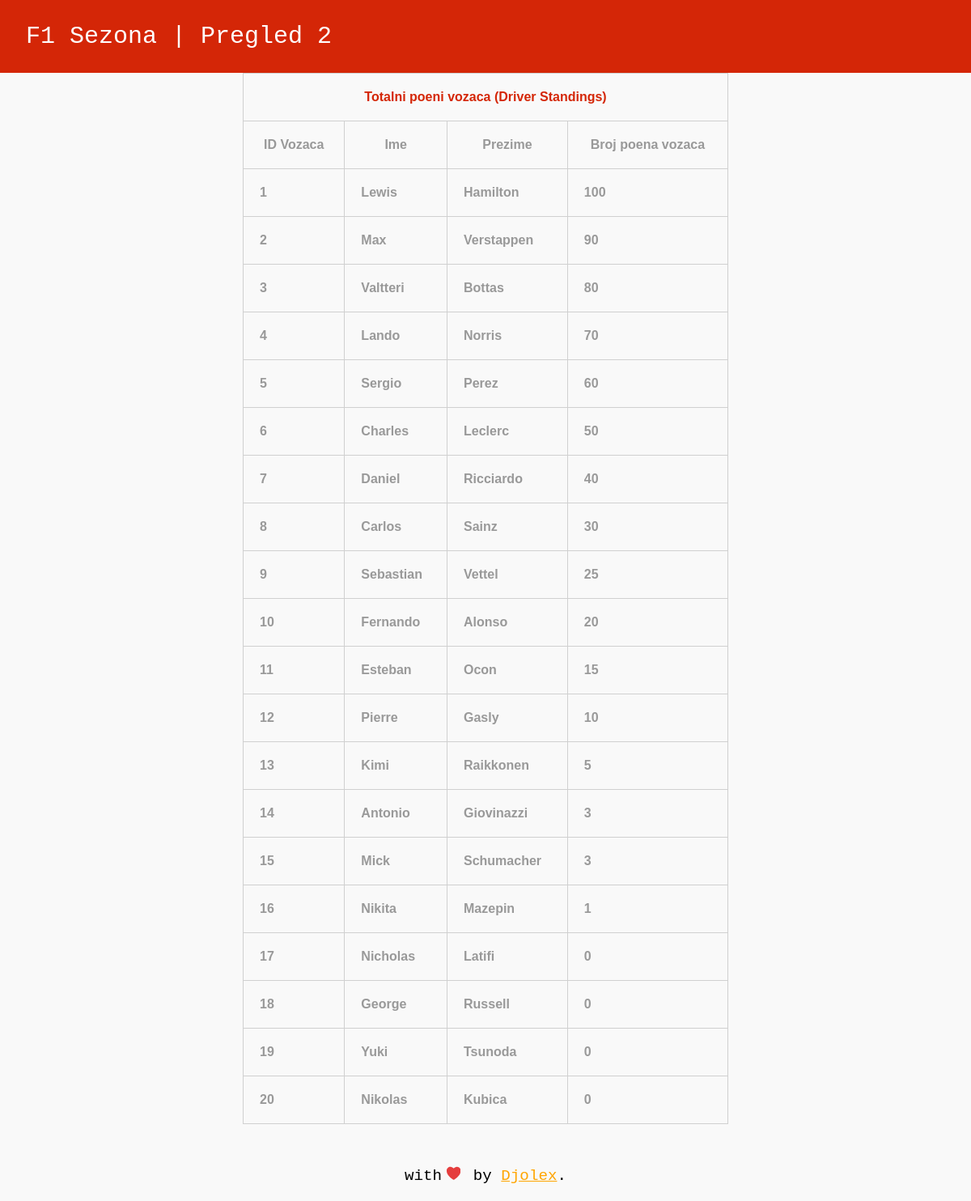
The app's page /upiti/pregled2.php with its own data.
### tables this page shows
CREATE TABLE `vozaci` (
  `id` int(11) NOT NULL,
  `Ime` varchar(45) NOT NULL,
  `Prezime` varchar(45) NOT NULL,
  `Trkacki_broj` int(11) NOT NULL,
  `Tim` varchar(45) NOT NULL,
  `Broj_sampionata` int(11) NOT NULL
);

### upiti/pregled2.php (the view, shortened to what this page needs)
<!DOCTYPE html>
<?php
include "../db_conn.php";
?>
<html>
<head>
    <link rel="stylesheet" href="../styleadmin.css">
</head>
<body>
    <div id="navbar">
        <div id="header">
            <a href="../index.php" style="text-decoration: none; color: white;">
                <label>F1 Sezona | Pregled 2</label>
            </a>
        </div>
    </div>
    <center>
        <table>
            <tr>
                <th colspan="4"><a>Totalni poeni vozaca (Driver Standings)</a></th>
            </tr>
            <th>ID Vozaca</th>
            <th>Ime</th>
            <th>Prezime</th>
            <th>Broj poena vozaca</th>
            <?php
            $sql_query = "SELECT * FROM TotalniPoeniVozaca";
            $result_set = mysqli_query($conn, $sql_query);
            while ($row = mysqli_fetch_row($result_set)) {
                ?>
                <tr>
                    <td><?php echo $row[0]; ?></td>
                    <td><?php echo $row[1]; ?></td>
                    <td><?php echo $row[2]; ?></td>
                    <td><?php echo $row[3]; ?></td>
                </tr>
                <?php
            }
            ?>
        </table>
    </center>
    <footer class="footer">
        <div class="footer-content">
            <p>with by <a href="https://www.instagram.com/djolex15/" class="Djolex" target="_blank">Djolex</a>.
            </p>
        </div>
    </footer>
</body>
</html>

### db_conn.php (shortened to what this page needs)
<!DOCTYPE html>

### styleadmin.css (style rules this page uses)
:root { --red-heart:#e53e3e; }
* { margin:0; padding:0; }
body { background:#f9f9f9; font-family:"Courier New", Courier, monospace; }
table { width:50%; font-family:Tahoma, Geneva, sans-serif; font-weight:bolder; color:#999; margin-bottom:0px; }
#navbar { background-color: #d42607; overflow: hidden; padding: 14px 16px; }
#navbar #header { float: left; padding: 14px 16px; color: white; }
#header { font-size: 30px; }
table a { text-decoration:none; color:#d42607; }
table,td,th { border-collapse:collapse; border:solid #d0d0d0 1px; padding:20px; }
.footer { margin-top: 30px; color: black; padding: 20px 0; text-align: center; }
.footer-content { max-width: 1200px; margin: 0 auto; display: grid; gap: 20px; justify-items: center; align-items: center; position: relative; }
.footer-content p { margin: 0; font-size: 1.2rem; }
.red-heart { fill: var(--red-heart); width: 1.2rem; height: 1.2rem; padding-right: 0.25rem; padding-left: 0.25rem; }
.Djolex { text-decoration: underline; color: orange; }

### records on screen
vozaci: row "1", Ime "Lewis", Prezime "Hamilton", row "100"
vozaci: row "2", Ime "Max", Prezime "Verstappen", row "90"
vozaci: row "3", Ime "Valtteri", Prezime "Bottas", row "80"
vozaci: row "4", Ime "Lando", Prezime "Norris", row "70"
vozaci: row "5", Ime "Sergio", Prezime "Perez", row "60"
vozaci: row "6", Ime "Charles", Prezime "Leclerc", row "50"
vozaci: row "7", Ime "Daniel", Prezime "Ricciardo", row "40"
vozaci: row "8", Ime "Carlos", Prezime "Sainz", row "30"
vozaci: row "9", Ime "Sebastian", Prezime "Vettel", row "25"
vozaci: row "10", Ime "Fernando", Prezime "Alonso", row "20"
vozaci: row "11", Ime "Esteban", Prezime "Ocon", row "15"
vozaci: row "12", Ime "Pierre", Prezime "Gasly", row "10"
vozaci: row "13", Ime "Kimi", Prezime "Raikkonen", row "5"
vozaci: row "14", Ime "Antonio", Prezime "Giovinazzi", row "3"
vozaci: row "15", Ime "Mick", Prezime "Schumacher", row "3"
vozaci: row "16", Ime "Nikita", Prezime "Mazepin", row "1"
vozaci: row "17", Ime "Nicholas", Prezime "Latifi", row "0"
vozaci: row "18", Ime "George", Prezime "Russell", row "0"
vozaci: row "19", Ime "Yuki", Prezime "Tsunoda", row "0"
vozaci: row "20", Ime "Nikolas", Prezime "Kubica", row "0"
